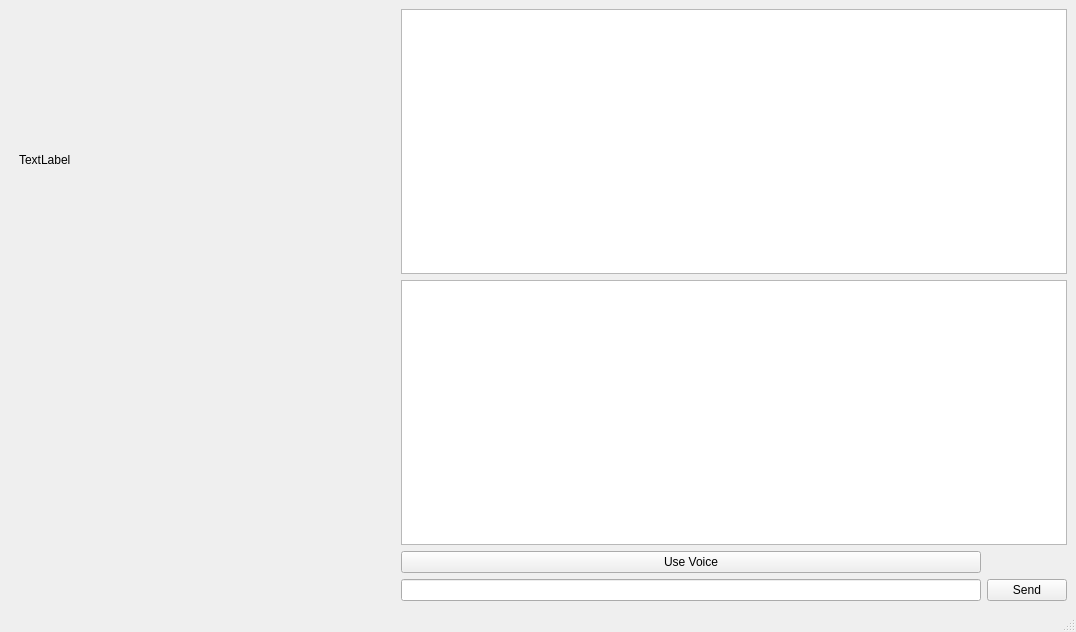
<?xml version="1.0" encoding="UTF-8"?>
<ui version="4.0">
 <class>MainWindow</class>
 <widget class="QMainWindow" name="MainWindow">
  <property name="geometry">
   <rect>
    <x>0</x>
    <y>0</y>
    <width>1076</width>
    <height>632</height>
   </rect>
  </property>
  <property name="windowTitle">
   <string>MainWindow</string>
  </property>
  <widget class="QWidget" name="centralwidget">
   <layout class="QGridLayout" name="gridLayout" columnstretch="40,60,0">
    <item row="2" column="1">
     <widget class="QPushButton" name="pbVoice">
      <property name="text">
       <string>Use Voice</string>
      </property>
     </widget>
    </item>
    <item row="3" column="2">
     <widget class="QPushButton" name="pbSend">
      <property name="text">
       <string>Send</string>
      </property>
     </widget>
    </item>
    <item row="3" column="1">
     <widget class="QLineEdit" name="mleChat"/>
    </item>
    <item row="0" column="1" colspan="2">
     <widget class="QTextEdit" name="teRules">
      <property name="autoFillBackground">
       <bool>false</bool>
      </property>
      <property name="readOnly">
       <bool>true</bool>
      </property>
     </widget>
    </item>
    <item row="1" column="1" colspan="2">
     <widget class="QTextEdit" name="teLog">
      <property name="readOnly">
       <bool>true</bool>
      </property>
     </widget>
    </item>
    <item row="0" column="0" rowspan="2">
     <widget class="QWidget" name="imgView" native="true">
      <widget class="QLabel" name="lImg">
       <property name="geometry">
        <rect>
         <x>10</x>
         <y>10</y>
         <width>361</width>
         <height>281</height>
        </rect>
       </property>
       <property name="text">
        <string>TextLabel</string>
       </property>
      </widget>
     </widget>
    </item>
   </layout>
  </widget>
  <widget class="QMenuBar" name="menubar">
   <property name="geometry">
    <rect>
     <x>0</x>
     <y>0</y>
     <width>1076</width>
     <height>19</height>
    </rect>
   </property>
  </widget>
  <widget class="QStatusBar" name="statusbar"/>
 </widget>
 <resources/>
 <connections>
  <connection>
   <sender>mleChat</sender>
   <signal>returnPressed()</signal>
   <receiver>pbSend</receiver>
   <slot>animateClick()</slot>
   <hints>
    <hint type="sourcelabel">
     <x>190</x>
     <y>539</y>
    </hint>
    <hint type="destinationlabel">
     <x>395</x>
     <y>524</y>
    </hint>
   </hints>
  </connection>
 </connections>
</ui>
